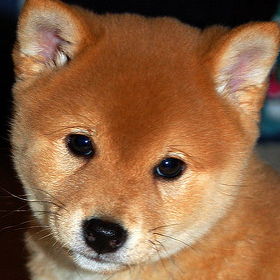
#> input picture images/05.png, 280 x 280 px
$ python OpenCV_Test.py
#> lines starting #> are read from the running program, lines starting #| are printed output that depends on the picture; long printed decimals are rounded
#!/usr/bin/env python
# -*- coding: UTF-8 -*-

# Qiita記事参考：https://qiita.com/best_not_best/items/c9497ffb5240622ede01

"""hist matching."""

import cv2
import os

TARGET_FILE = '05.png'
IMG_DIR = os.path.abspath(os.path.dirname(__file__)) + '/images/'
IMG_SIZE = (200, 200)

target_img_path = IMG_DIR + TARGET_FILE
target_img = cv2.imread(target_img_path)
#> target_img is the input picture: shape (280, 280, 3); mean B, G, R 67.3, 101.1, 144
target_img = cv2.resize(target_img, IMG_SIZE)
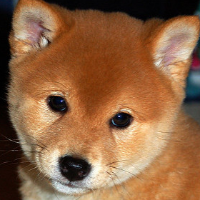
#> target_img: shape (200, 200, 3); mean B, G, R 67.2, 101, 143.9
target_hist = cv2.calcHist([target_img], [0], None, [256], [0, 256])
#> target_hist = 256 values, max 694 at index 2, min 0 at index 242, mean 156.2

print('TARGET_FILE: %s' % (TARGET_FILE))

files = os.listdir(IMG_DIR)
for file in files:
    if file == '.DS_Store' or file == TARGET_FILE:
        continue

    comparing_img_path = IMG_DIR + file
    comparing_img = cv2.imread(comparing_img_path)
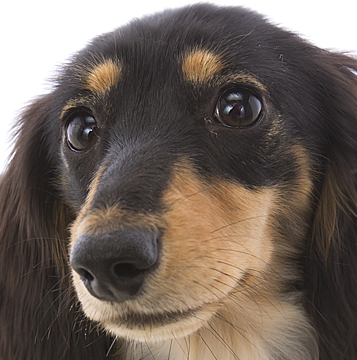
#> input picture images/01.png, 357 x 360 px
#> comparing_img is the input picture: shape (360, 357, 3); mean B, G, R 92.2, 100.2, 111.9
    comparing_img = cv2.resize(comparing_img, IMG_SIZE)
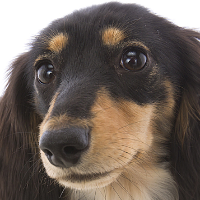
#> comparing_img: shape (200, 200, 3); mean B, G, R 92.1, 100.1, 111.9
    comparing_hist = cv2.calcHist([comparing_img], [0], None, [256], [0, 256])
#> comparing_hist = 256 values, max 3877 at index 255, min 0 at index 0, mean 156.2

    ret = cv2.compareHist(target_hist, comparing_hist, 0)
#> ret = 0.306
    print(file, ret)
#| 01.png 0.3064
#> pass 2 of the loop `for file in files:`:
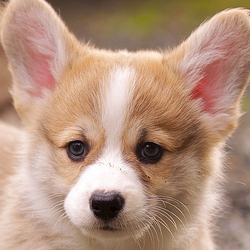
#> input picture images/02.png, 250 x 250 px
#> comparing_img is the input picture: shape (250, 250, 3); mean B, G, R 125.9, 146, 179
#> `comparing_img = cv2.resize(comparing_img, IMG_SIZE)`:
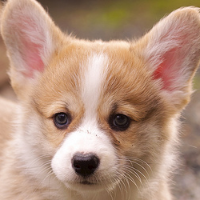
#> comparing_img: shape (200, 200, 3); mean B, G, R 125.8, 145.9, 178.9
#> comparing_hist = 256 values, max 339 at index 122, min 4 at index 255, mean 156.2
#> ret = -0.097
#| 02.png -0.09702
#> pass 3 of the loop `for file in files:`:
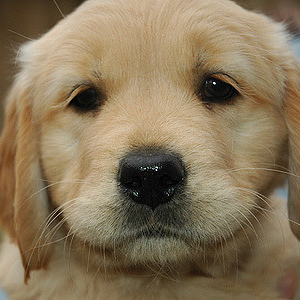
#> input picture images/03.png, 300 x 300 px
#> comparing_img is the input picture: shape (300, 300, 3); mean B, G, R 89.1, 117.6, 135.6
#> `comparing_img = cv2.resize(comparing_img, IMG_SIZE)`:
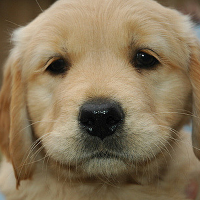
#> comparing_img: shape (200, 200, 3); mean B, G, R 89, 117.5, 135.5
#> comparing_hist = 256 values, max 378 at index 54, min 0 at index 0, mean 156.2
#> ret = 0.527
#| 03.png 0.5273
#> the loop made 4 passes; the first 3 are shown
